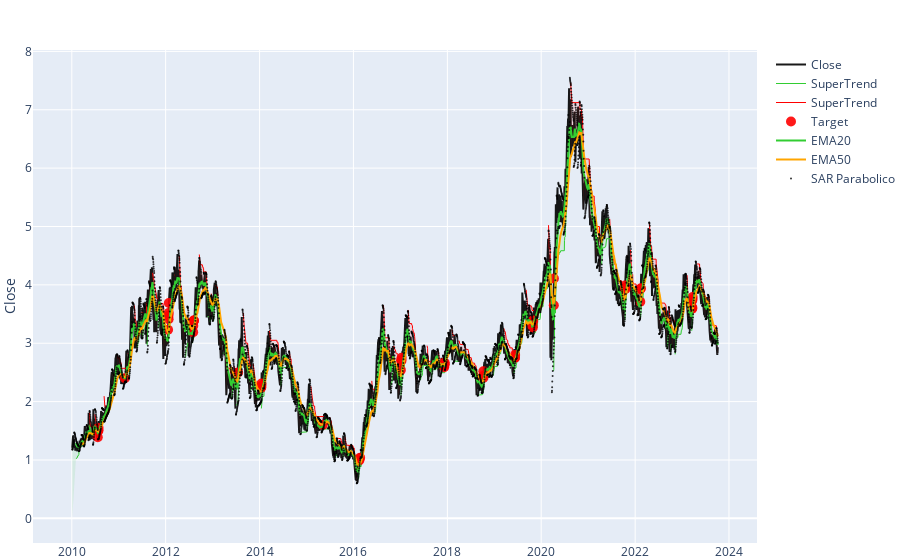

Notebook source saved alongside this figure:
### Code cell
def grafico_base(df): 
    close = go.Scatter(
        x = df.index,
        y = df['Close'],
        mode = 'lines',
        line = dict(color='rgba(0, 0, 0, .9)'),
        name = 'Close'
    )

    close2 = go.Scatter( # serve solo per il fill del supertrend
        x = df.index,
        y = df['Close'],
        mode = 'lines',
        line = dict(color='rgba(0, 0, 0, 0)'),
        showlegend=False,
        name = 'Close2'
    )

    target = go.Scatter(
        x = df[df['Target'] == True].index,
        y = df[df['Target'] == True]['Close'],
        mode = 'markers',
        marker = dict(
            size = 10,
            color = 'rgba(255, 0, 0, .9)'
        ),
        name = 'Target'
    )
  
    ema20 = go.Scatter(
        x = df.index,
        y = df['EMA_20'],
        mode = 'lines',
        line = dict(color='limegreen'),
        name = 'EMA20'
    )

    ema50 = go.Scatter(
        x = df.index,
        y = df['EMA_50'],
        mode = 'lines',
        line = dict(color='orange'),
        name = 'EMA50'
    )
    
    psar = go.Scatter(
        x = df.index,
        y = df['PSAR'], 
        mode = 'markers',
        marker = dict(
            size = 2, 
            color = 'rgba(0, 0, 0, .8)',  
        ),
        name = 'SAR Parabolico'
    )
    
    stup = np.where(df['SUPERTd'] == 1, df['SUPERT'], np.nan)
    stdown = np.where(df['SUPERTd'] == -1, df['SUPERT'], np.nan)
    stupfill = np.where(df['SUPERTd'] == 1, df['SUPERT'], df['Close'])
    stdownfill = np.where(df['SUPERTd'] == -1, df['SUPERT'], df['Close'])
    
    strendup = go.Scatter(
        x = df.index,
        y = stup, 
        mode = 'lines',
        line = dict(
            color='limegreen',
            width=1
        ),
        connectgaps = False,
        name = 'SuperTrend'
    )
        
    strendupfill = go.Scatter(
        x = df.index,
        y = stupfill, 
        mode = 'lines',
        line = dict(
            color='rgba(0,0,0,0)',
            width=1
        ),
        connectgaps = False,
        fill='tonexty',   
        fillcolor='rgba(50, 205, 50, 0.1)', 
        showlegend=False,
        name = 'SuperTrend'
    )
        
    strenddown = go.Scatter(
        x = df.index,
        y = stdown, 
        mode = 'lines',
        line = dict(
            color='red',
            width=1
        ),
        connectgaps = False,
        name = 'SuperTrend'
    )
    
    strenddownfill = go.Scatter(
        x = df.index,
        y = stdownfill, 
        mode = 'lines',
        line = dict(
            color='rgba(0,0,0,0)',
            width=1
        ),
        fill='tonexty',   
        fillcolor='rgba(255, 0, 0, 0.1)', 
        connectgaps = False,
        showlegend=False,
        name = 'SuperTrend'
    )
    
    layout = dict(xaxis = dict(autorange=True),
                  yaxis = dict(title = 'Close', autorange=True),
                  autosize = True,
                  margin = go.layout.Margin(
                      l=0,  # Sinistra
                      r=0,  # Destra
                      b=0,  # Basso
                      t=50,  # Alto
                      pad=0  # Padding
                  ),
                  legend = dict(traceorder = 'normal', bordercolor = 'black')
    )
        
    fig = sp.make_subplots(rows=1, cols=1, shared_xaxes=True)
    fig.update_layout(layout)

# RIGA 1

    fig.add_trace(close, row=1, col=1)
    fig.add_trace(strendupfill, row=1, col=1)
    fig.add_trace(strendup, row=1, col=1)
    fig.add_trace(close2, row=1, col=1)
    fig.add_trace(strenddownfill, row=1, col=1)
    fig.add_trace(strenddown, row=1, col=1)
    fig.add_trace(target, row=1, col=1);
    fig.add_trace(ema20, row=1, col=1); fig.add_trace(ema50, row=1, col=1); 
    fig.add_trace(psar, row=1, col=1)
    
    pyo.plot(fig, filename="grafico_target.html", auto_open=True)

    return fig

grafico_base(df)

### Figure 1 — Plotly figure (JSON) as saved in the notebook; plotly's stock layout.template omitted (floating-point values rounded to 4 significant figures; data arrays with more than 128 entries replaced by an {"elided": "..."} marker saying what was removed)
{"data": [{"line": {"color": "rgba(0, 0, 0, .9)"}, "mode": "lines", "name": "Close", "type": "scatter", "x": {"elided": "3464 str values"}, "xaxis": "x", "y": {"elided": "3464 float values"}, "yaxis": "y"}, {"connectgaps": false, "fill": "tonexty", "fillcolor": "rgba(50, 205, 50, 0.1)", "line": {"color": "rgba(0,0,0,0)", "width": 1}, "mode": "lines", "name": "SuperTrend", "showlegend": false, "type": "scatter", "x": {"elided": "3464 str values"}, "xaxis": "x", "y": {"elided": "3464 float values"}, "yaxis": "y"}, {"connectgaps": false, "line": {"color": "limegreen", "width": 1}, "mode": "lines", "name": "SuperTrend", "type": "scatter", "x": {"elided": "3464 str values"}, "xaxis": "x", "y": {"elided": "3464 float values"}, "yaxis": "y"}, {"line": {"color": "rgba(0, 0, 0, 0)"}, "mode": "lines", "name": "Close2", "showlegend": false, "type": "scatter", "x": {"elided": "3464 str values"}, "xaxis": "x", "y": {"elided": "3464 float values"}, "yaxis": "y"}, {"connectgaps": false, "fill": "tonexty", "fillcolor": "rgba(255, 0, 0, 0.1)", "line": {"color": "rgba(0,0,0,0)", "width": 1}, "mode": "lines", "name": "SuperTrend", "showlegend": false, "type": "scatter", "x": {"elided": "3464 str values"}, "xaxis": "x", "y": {"elided": "3464 float values"}, "yaxis": "y"}, {"connectgaps": false, "line": {"color": "red", "width": 1}, "mode": "lines", "name": "SuperTrend", "type": "scatter", "x": {"elided": "3464 str values"}, "xaxis": "x", "y": {"elided": "3464 float values"}, "yaxis": "y"}, {"marker": {"color": "rgba(255, 0, 0, .9)", "size": 10}, "mode": "markers", "name": "Target", "type": "scatter", "x": ["2010-07-22T00:00:00", "2010-07-23T00:00:00", "2010-07-26T00:00:00", "2010-07-27T00:00:00", "2010-07-28T00:00:00", "2011-02-18T00:00:00", "2012-01-20T00:00:00", "2012-01-23T00:00:00", "2012-01-24T00:00:00", "2012-01-25T00:00:00", "2012-01-26T00:00:00", "2012-08-02T00:00:00", "2012-08-03T00:00:00", "2012-08-06T00:00:00", "2012-08-07T00:00:00", "2012-08-08T00:00:00", "2013-07-18T00:00:00", "2014-01-13T00:00:00", "2014-01-14T00:00:00", "2014-01-15T00:00:00", "2014-01-16T00:00:00", "2015-05-08T00:00:00", "2016-02-16T00:00:00", "2016-02-17T00:00:00", "2016-02-22T00:00:00", "2017-01-04T00:00:00", "2017-01-06T00:00:00", "2017-01-09T00:00:00", "2017-01-10T00:00:00", "2017-12-06T00:00:00", "2017-12-07T00:00:00", "2017-12-11T00:00:00", "2017-12-12T00:00:00", "2018-10-05T00:00:00", "2018-10-08T00:00:00", "2018-10-09T00:00:00", "2019-06-10T00:00:00", "2019-06-11T00:00:00", "2019-06-12T00:00:00", "2019-10-25T00:00:00", "2019-10-28T00:00:00", "2019-10-29T00:00:00", "2019-10-30T00:00:00", "2020-04-08T00:00:00", "2020-04-09T00:00:00", "2021-10-14T00:00:00", "2021-10-15T00:00:00", "2021-10-18T00:00:00", "2022-02-10T00:00:00", "2022-02-11T00:00:00", "2022-02-15T00:00:00", "2023-03-20T00:00:00", "2023-03-21T00:00:00", "2023-03-22T00:00:00", "2023-03-23T00:00:00", "2023-03-24T00:00:00"], "xaxis": "x", "y": [1.39, 1.5, 1.51, 1.5, 1.55, 2.4, 3.23, 3.47, 3.41, 3.52, 3.69, 3.19, 3.3, 3.39, 3.38, 3.39, 2.5, 2.25, 2.24, 2.27, 2.31, 1.6, 0.99, 1.02, 1.04, 2.54, 2.71, 2.7, 2.75, 2.61, 2.59, 2.67, 2.64, 2.44, 2.52, 2.41, 2.75, 2.75, 2.8, 3.31, 3.27, 3.39, 3.38, 3.65, 4.11, 3.99, 3.95, 3.93, 3.71, 3.93, 3.94, 3.73, 3.59, 3.61, 3.75, 3.79], "yaxis": "y"}, {"line": {"color": "limegreen"}, "mode": "lines", "name": "EMA20", "type": "scatter", "x": {"elided": "3464 str values"}, "xaxis": "x", "y": {"elided": "3464 float values"}, "yaxis": "y"}, {"line": {"color": "orange"}, "mode": "lines", "name": "EMA50", "type": "scatter", "x": {"elided": "3464 str values"}, "xaxis": "x", "y": {"elided": "3464 float values"}, "yaxis": "y"}, {"marker": {"color": "rgba(0, 0, 0, .8)", "size": 2}, "mode": "markers", "name": "SAR Parabolico", "type": "scatter", "x": {"elided": "3464 str values"}, "xaxis": "x", "y": {"elided": "3464 float values"}, "yaxis": "y"}], "layout": {"autosize": true, "legend": {"bordercolor": "black", "traceorder": "normal"}, "margin": {"b": 0, "l": 0, "pad": 0, "r": 0, "t": 50}, "xaxis": {"anchor": "y", "autorange": true, "domain": [0, 1]}, "yaxis": {"anchor": "x", "autorange": true, "domain": [0, 1], "title": {"text": "Close"}}}}
